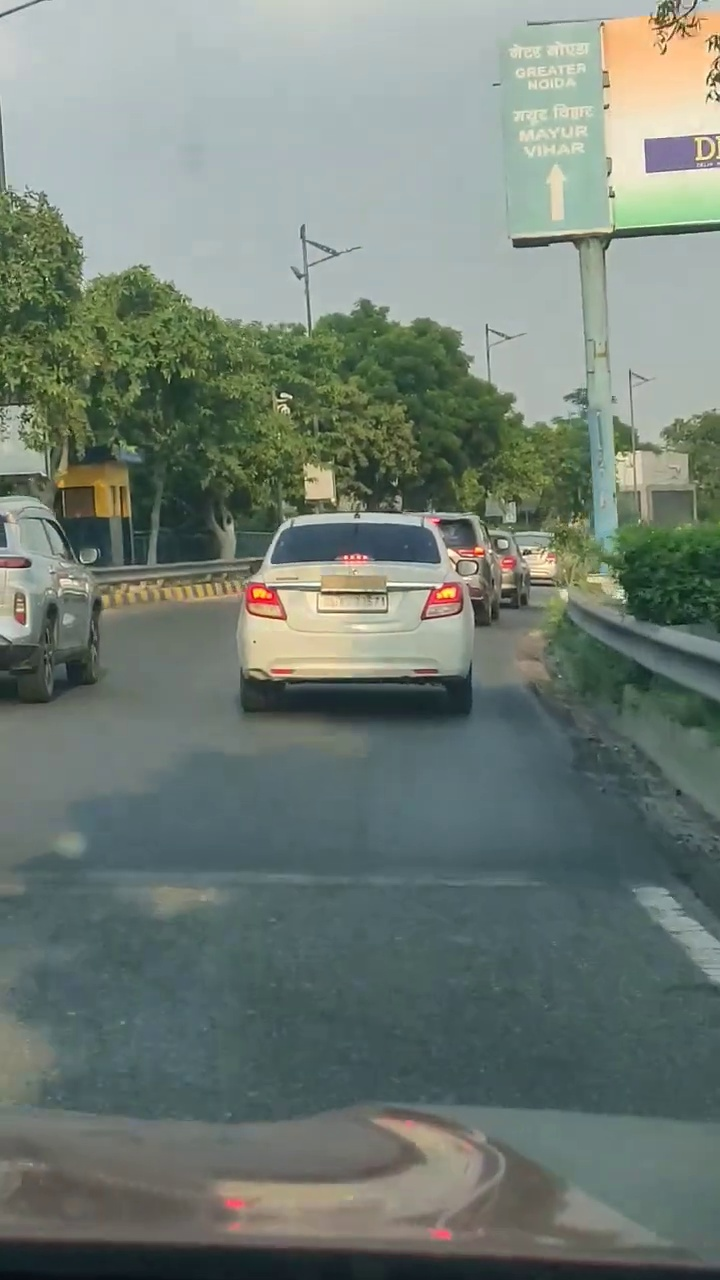
#> input picture frame_10.jpg, 720 x 1280 px
$ python -i plate_ocr.py   (imports and definitions only)
#> lines starting #> are read from the running program, lines starting #| are printed output that depends on the picture; after the words box and inside, x2 and y2 are one past the last pixel; in counts of white or black regions, pixels touching at a corner belong together
import easyocr
import cv2
import re
import numpy as np

# [1 line that did not run here, left out]

def extract_text(image_path):

#> called with image_path = 'frame_10.jpg'
    image = cv2.imread(image_path)
#> image is the input picture: shape (1280, 720, 3); mean B, G, R 116.9, 125.5, 113.7

    if image is None:
        return "UNKNOWN"

    h, w, _ = image.shape
#> h = 1280; w = 720

    # Crop bottom middle (plate region assumption)
    crop = image[int(h*0.55):h, int(w*0.2):int(w*0.8)]
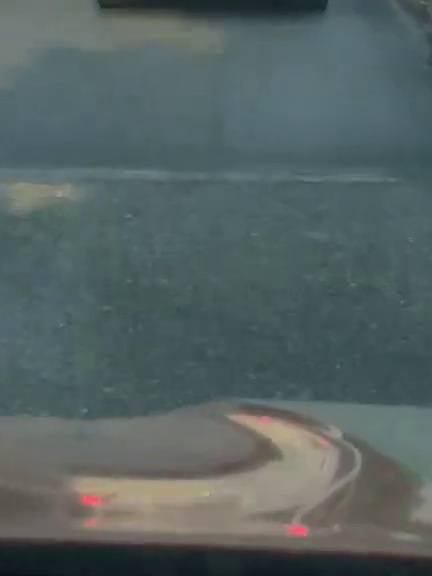
#> crop: shape (576, 432, 3); mean B, G, R 98.5, 98.9, 85.7

    # Convert to grayscale
    gray = cv2.cvtColor(crop, cv2.COLOR_BGR2GRAY)

    # Increase contrast
    gray = cv2.equalizeHist(gray)
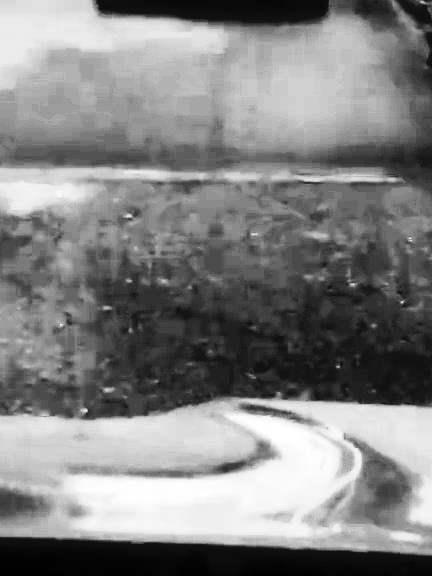
#> gray: shape (576, 432); min 0, max 255, mean 129.9

    # Thresholding to make text clear
    _, thresh = cv2.threshold(gray, 150, 255, cv2.THRESH_BINARY)
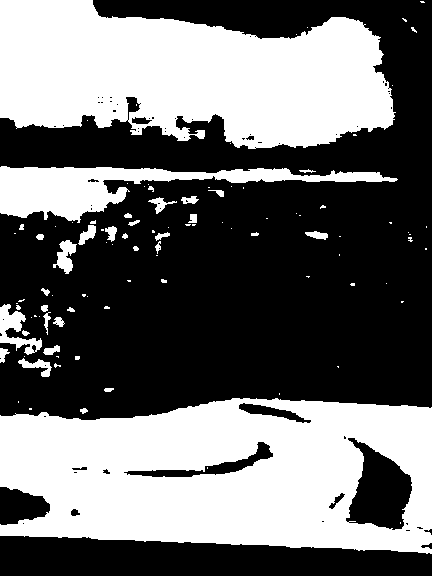
#> thresh: shape (576, 432); 42.8% white; 102 white regions (67 under 20 px), largest, box (x1, y1, x2, y2) and area: (0, 398, 432, 554) 51686, (0, 0, 396, 149) 43196, (0, 166, 398, 223) 8030

    # Resize to improve OCR accuracy
    thresh = cv2.resize(thresh, None, fx=2, fy=2, interpolation=cv2.INTER_CUBIC)
#> thresh: shape (1152, 864)

#> (the run stopped early here; a loop or call above may not have finished)

$ run again, on frame_20.jpg
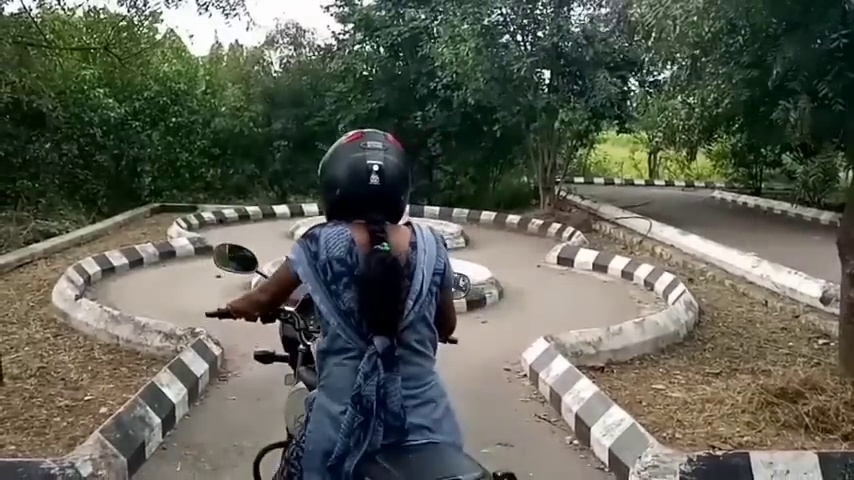
#> input picture frame_20.jpg, 854 x 480 px
#> in extract_text, image is the input picture: shape (480, 854, 3); mean B, G, R 85.1, 96.4, 94
#> in extract_text, `gray = cv2.equalizeHist(gray)`:
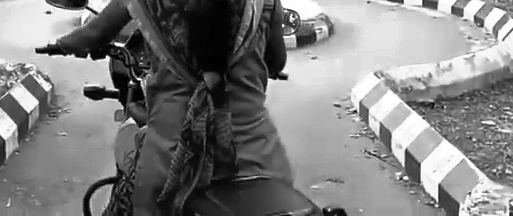
#> gray: shape (216, 513); min 0, max 255, mean 127.9
#> in extract_text, `thresh = cv2.resize(thresh, None, fx=2, fy=2, interpolation=cv2.INTER_..`:
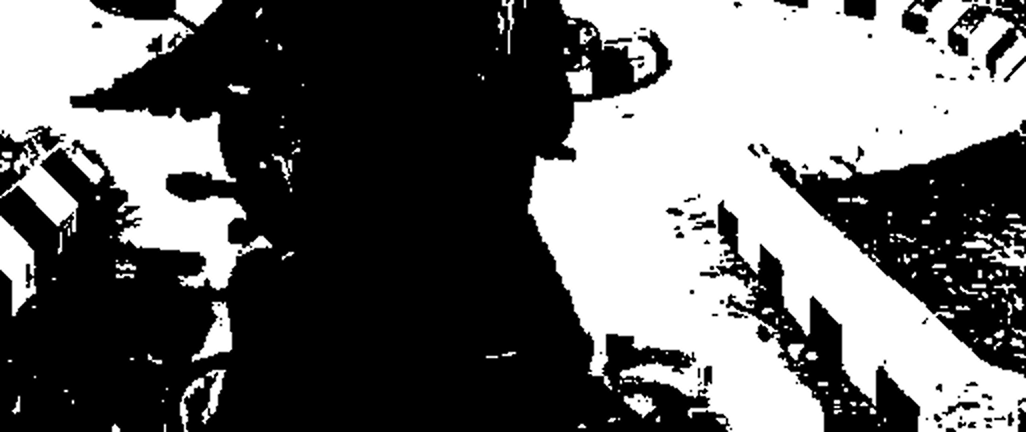
#> thresh: shape (432, 1026); min 0, max 255, mean 105
